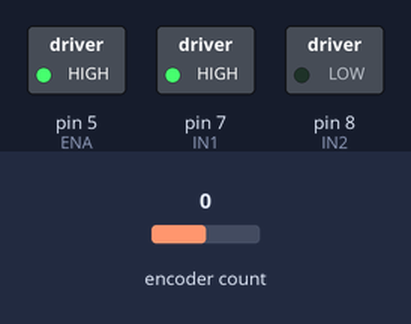
A sketch run on a simulated Arduino Uno, built with avr-gcc and run on an emulated ATmega328P. Shown: switched loads named in the sketch (green lamp = pin HIGH). Inputs (shaded band) come from the test bench; at power-on: encoder count 0. What the sketch prints to the serial monitor is not drawn.

Above: at 0.1 s.
Timing chart, 0 to 1.6 s (numbered marks = the images above):
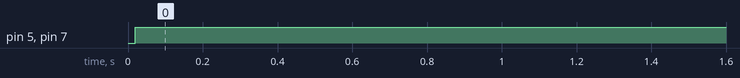

The sketch:

GetSpeedData.ino
```cpp
#include <Encoder.h>
#define IN1 7
#define IN2 8
#define ENA 5
#define RR A0

Encoder motor(2,3); //2 interrupt pins
const int oneRev=194;
long currentEncoder=0;
long previousEncoder=0;
long currentMillis=0;
long previousMillis=0;
int interval=10;  //ms sample Time
int direct=1;
float angularSpeed=0;

float previousSpeed=0;
long deltaT=0;

float vFilt=0;
float vpreFilt=0;

void setup() {
  pinMode(IN1,OUTPUT);
  pinMode(IN2,OUTPUT);
  pinMode(ENA,OUTPUT);
  Serial.begin(9600);
  Serial.println("Reading speed of the motor");
  Serial.println("-----------------------------------------");
}

void loop() {


  int pwm=255; //Input

  angularSpeed=read_speed(); //Output

  direct=1*(pwm>0);
  Serial.print(pwm);
  Serial.print("\t");
  Serial.print(angularSpeed);
  Serial.print("\t");
  Serial.println(millis());
  analogWrite(ENA,abs(pwm));
  digitalWrite(IN1,direct);
  digitalWrite(IN2,!direct);
}

float read_speed(void)
{
    //read angular speed of the motor
    //return angular speed in rpm
    currentEncoder = motor.read();
    currentMillis = millis();
    deltaT=(currentMillis - previousMillis);
    if (deltaT>=interval)
    {
        float rot_speed = (float)((60000/deltaT)*(currentEncoder - previousEncoder)/oneRev);
        previousEncoder = currentEncoder;
        previousMillis = currentMillis;
        previousSpeed=rot_speed;
        return rot_speed;
    }
    else
    {
      return previousSpeed;
    }

}
```

Measured:
- by itself, pin 5 (ENA), pin 7 (IN1): LOW → HIGH at 0.02 s
